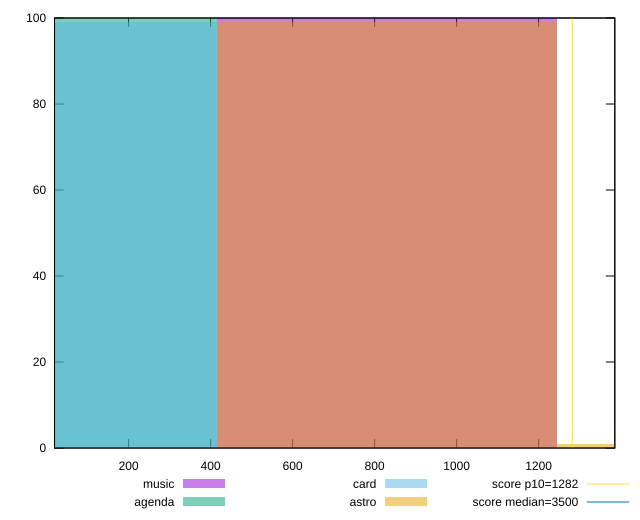

This chart was generated by the following gnuplot code:
reset

$music <<EOF
830.1681943939423 100
EOF

$agenda <<EOF
0 100
EOF

$card <<EOF
0 99
EOF

$astro <<EOF
1660.3363887878845 1
830.1681943939423 99
EOF

set key outside below
set boxwidth 830.1681943939423
set xrange [19.412:1385.8840000000005]
set yrange [0:100]
set trange [0:100]
set style fill transparent solid 0.5 noborder

set parametric
set terminal svg size 640, 520 enhanced background rgb 'white'
set output "reports/report_00030_2021-02-24T20-42-31.540Z/bootup-time/comparison/histogram/all_raw.svg"

plot $music title "music" with boxes, \
     $agenda title "agenda" with boxes, \
     $card title "card" with boxes, \
     $astro title "astro" with boxes, \
     1282,t title "score p10=1282", \
     3500,t title "score median=3500"

reset
